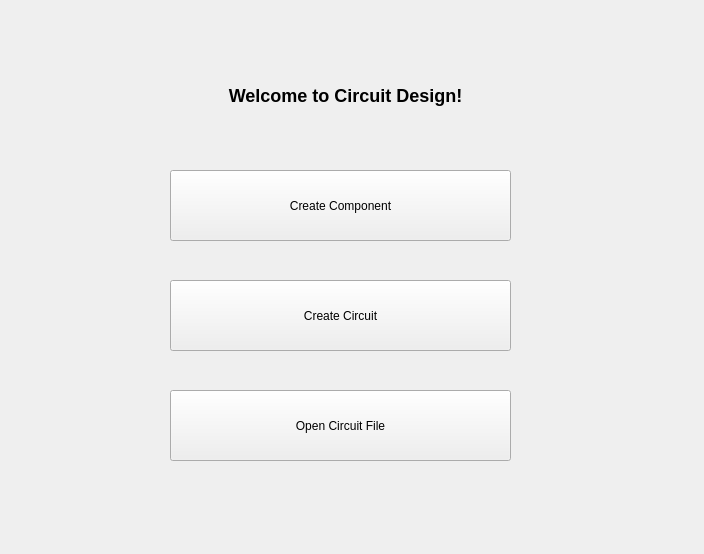
<?xml version="1.0" encoding="UTF-8"?>
<ui version="4.0">
 <class>WelcomeMenu</class>
 <widget class="QWidget" name="WelcomeMenu">
  <property name="geometry">
   <rect>
    <x>0</x>
    <y>0</y>
    <width>704</width>
    <height>554</height>
   </rect>
  </property>
  <property name="cursor">
   <cursorShape>ArrowCursor</cursorShape>
  </property>
  <property name="windowTitle">
   <string>Form</string>
  </property>
  <widget class="QPushButton" name="pBtComponent">
   <property name="geometry">
    <rect>
     <x>170</x>
     <y>170</y>
     <width>341</width>
     <height>71</height>
    </rect>
   </property>
   <property name="autoFillBackground">
    <bool>false</bool>
   </property>
   <property name="text">
    <string>Create Component</string>
   </property>
  </widget>
  <widget class="QPushButton" name="pBtCircuit">
   <property name="geometry">
    <rect>
     <x>170</x>
     <y>280</y>
     <width>341</width>
     <height>71</height>
    </rect>
   </property>
   <property name="autoFillBackground">
    <bool>false</bool>
   </property>
   <property name="text">
    <string>Create Circuit</string>
   </property>
  </widget>
  <widget class="QPushButton" name="pBtCircuitText">
   <property name="geometry">
    <rect>
     <x>170</x>
     <y>390</y>
     <width>341</width>
     <height>71</height>
    </rect>
   </property>
   <property name="text">
    <string>Open Circuit File</string>
   </property>
  </widget>
  <widget class="QLabel" name="label">
   <property name="geometry">
    <rect>
     <x>120</x>
     <y>40</y>
     <width>451</width>
     <height>111</height>
    </rect>
   </property>
   <property name="text">
    <string>&lt;html&gt;&lt;head/&gt;&lt;body&gt;&lt;h2 align=&quot;center&quot; style=&quot; margin-top:16px; margin-bottom:12px; margin-left:0px; margin-right:0px; -qt-block-indent:0; text-indent:0px;&quot;&gt;&lt;span style=&quot; font-size:x-large; font-weight:600;&quot;&gt;Welcome to Circuit Design!&lt;/span&gt;&lt;/h2&gt;&lt;/body&gt;&lt;/html&gt;</string>
   </property>
  </widget>
 </widget>
 <resources/>
 <connections/>
</ui>
